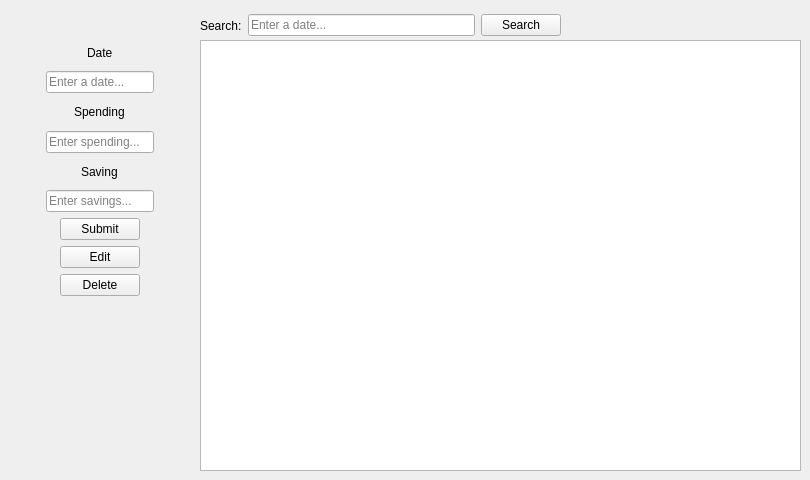
    <widget class="QWidget" name="earningsPage">
     <widget class="QTableView" name="earningsTable">
      <property name="geometry">
       <rect>
        <x>200</x>
        <y>40</y>
        <width>601</width>
        <height>431</height>
       </rect>
      </property>
     </widget>
     <widget class="QWidget" name="verticalLayoutWidget_17">
      <property name="geometry">
       <rect>
        <x>20</x>
        <y>40</y>
        <width>160</width>
        <height>256</height>
       </rect>
      </property>
      <layout class="QVBoxLayout" name="earningvert">
       <item>
        <layout class="QVBoxLayout" name="edatevert">
         <item alignment="Qt::AlignHCenter">
          <widget class="QLabel" name="edateLabel">
           <property name="text">
            <string>Date</string>
           </property>
          </widget>
         </item>
         <item alignment="Qt::AlignHCenter">
          <widget class="QLineEdit" name="edateLine">
           <property name="sizePolicy">
            <sizepolicy hsizetype="Fixed" vsizetype="Fixed">
             <horstretch>0</horstretch>
             <verstretch>0</verstretch>
            </sizepolicy>
           </property>
           <property name="placeholderText">
            <string>Enter a date...</string>
           </property>
          </widget>
         </item>
        </layout>
       </item>
       <item>
        <layout class="QVBoxLayout" name="espendvert">
         <item alignment="Qt::AlignHCenter">
          <widget class="QLabel" name="espendLabel">
           <property name="text">
            <string>Spending</string>
           </property>
          </widget>
         </item>
         <item alignment="Qt::AlignHCenter">
          <widget class="QLineEdit" name="espendLine">
           <property name="sizePolicy">
            <sizepolicy hsizetype="Fixed" vsizetype="Fixed">
             <horstretch>0</horstretch>
             <verstretch>0</verstretch>
            </sizepolicy>
           </property>
           <property name="placeholderText">
            <string>Enter spending...</string>
           </property>
          </widget>
         </item>
        </layout>
       </item>
       <item>
        <layout class="QVBoxLayout" name="esavevert">
         <item alignment="Qt::AlignHCenter">
          <widget class="QLabel" name="esaveLabel">
           <property name="text">
            <string>Saving</string>
           </property>
          </widget>
         </item>
         <item alignment="Qt::AlignHCenter">
          <widget class="QLineEdit" name="esaveLine">
           <property name="sizePolicy">
            <sizepolicy hsizetype="Fixed" vsizetype="Fixed">
             <horstretch>0</horstretch>
             <verstretch>0</verstretch>
            </sizepolicy>
           </property>
           <property name="placeholderText">
            <string>Enter savings...</string>
           </property>
          </widget>
         </item>
        </layout>
       </item>
       <item>
        <layout class="QVBoxLayout" name="ebuttonvvert">
         <item alignment="Qt::AlignHCenter">
          <widget class="QPushButton" name="esubmitButton">
           <property name="sizePolicy">
            <sizepolicy hsizetype="Fixed" vsizetype="Fixed">
             <horstretch>0</horstretch>
             <verstretch>0</verstretch>
            </sizepolicy>
           </property>
           <property name="layoutDirection">
            <enum>Qt::LeftToRight</enum>
           </property>
           <property name="text">
            <string>Submit</string>
           </property>
          </widget>
         </item>
         <item alignment="Qt::AlignHCenter">
          <widget class="QPushButton" name="earningEditButton">
           <property name="sizePolicy">
            <sizepolicy hsizetype="Fixed" vsizetype="Fixed">
             <horstretch>0</horstretch>
             <verstretch>0</verstretch>
            </sizepolicy>
           </property>
           <property name="text">
            <string>Edit</string>
           </property>
          </widget>
         </item>
         <item alignment="Qt::AlignHCenter">
          <widget class="QPushButton" name="edeleteButton">
           <property name="sizePolicy">
            <sizepolicy hsizetype="Fixed" vsizetype="Fixed">
             <horstretch>0</horstretch>
             <verstretch>0</verstretch>
            </sizepolicy>
           </property>
           <property name="text">
            <string>Delete</string>
           </property>
          </widget>
         </item>
        </layout>
       </item>
      </layout>
     </widget>
     <widget class="QWidget" name="horizontalLayoutWidget_6">
      <property name="geometry">
       <rect>
        <x>200</x>
        <y>10</y>
        <width>361</width>
        <height>31</height>
       </rect>
      </property>
      <layout class="QHBoxLayout" name="earningsearchhoriz">
       <item>
        <widget class="QLabel" name="esearchLabel">
         <property name="text">
          <string>Search:</string>
         </property>
        </widget>
       </item>
       <item>
        <widget class="QLineEdit" name="esearchLine">
         <property name="placeholderText">
          <string>Enter a date...</string>
         </property>
        </widget>
       </item>
       <item>
        <widget class="QPushButton" name="esearchButton">
         <property name="text">
          <string>Search</string>
         </property>
        </widget>
       </item>
      </layout>
     </widget>
    </widget>
